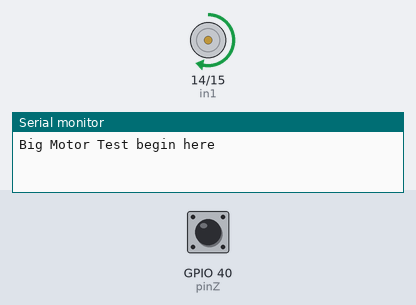
The sketch below on a simulated ESP32-S3. On the bench: motor-driver pin pairs drawn as motors (green arrow = first pin HIGH = forward, orange = second pin HIGH = backward, longer = more drive, scaled by the enable pin), the last lines printed to the serial monitor. The inputs (shaded band) are chosen by the test bench; at power-on: GPIO 40 (pinZ) HIGH.

Above: at 2.2 s.
2.3 s: GPIO 40 (pinZ) pulled LOW for 0.15 s
At 3.6 s:
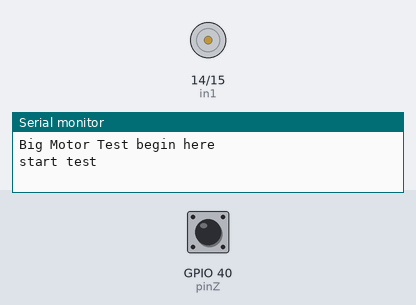
At 8.6 s:
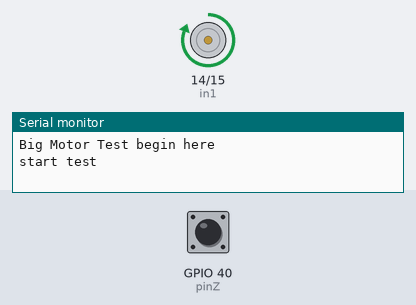
Timing chart, 0 to 10.1 s (numbered marks = the images above; inputs shaded):
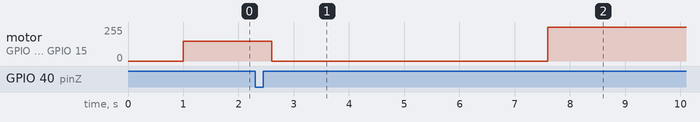

Measured:
- after the input at 2.3 s, motor on GPIO 14 (in1) / GPIO 15 (in2): forward 150/255 → stopped after 0.30 s, → forward 255/255 5.0 s later

The sketch:

SpeedTest_StoreMotor_Esp32_code_DEN_HER_VIRKER.ino
```cpp
//////////////////////////////////////////////////////////////////
///////////////////// Big Motor test ////////////////////////////
////////////////// ESP32-S3-DevkitM-1 //////////////////////////
///////////////////////////////////////////////////////////////

//encoder pin
static int pinZ = 40;  //Pin Z
//motor control pins
static int ENA_PIN = 13;  //enable pin controls the motor speed with PWM
static int in1 = 14;  // logic input 1
static int in2 = 15;  //logic input 2

// amount of rotations
volatile int rot = 0;

// timers
unsigned long oldTime = 0;
unsigned long newTime = 0;

void setup() {
  Serial.begin(9600);
  delay(1000);
  //Serial.print("here");
  pinMode(ENA_PIN, OUTPUT);
  pinMode(in1, OUTPUT);
  pinMode(in2, OUTPUT);
  digitalWrite(in1, HIGH);  //These pins control the rotational direction of the motor
  digitalWrite(in2, LOW);   // always just keep this bastard low, only here incase the code no worky-work

  pinMode(pinZ, INPUT_PULLUP); //interrupt pin
  attachInterrupt(digitalPinToInterrupt(pinZ), PinZ_R, RISING);

  Serial.println("Big Motor Test begin here");
}


void loop(){
rotateToZero();
fullSpeed();
delay(100000);
}

void rotateToZero() {
  rot = 0;
  analogWrite(ENA_PIN, 150); // rotate the motor slowly till we find a 0
  while (rot == 0) {   //waiting for the interrupt
  }
  analogWrite(ENA_PIN, 0); //stop motor
  Serial.println("start test");
  rot = 0;  // set rotations to 0
}

void fullSpeed() {  //the motor test
  delay(5000);
  oldTime = micros();
  analogWrite(ENA_PIN, 255); //full power baby
  while (rot <= 5) {      //wait for the rotation to hit 5, in total one full rotation
  }
  newTime = micros();
  analogWrite(ENA_PIN, 0);   // stop motor

  //print results
  Serial.print("Old time: ");
  Serial.println(oldTime);
  Serial.print("Time: ");
  Serial.println(newTime);
  Serial.print("Total time: ");
  Serial.println(newTime - oldTime);
}

void PinZ_R() {
  rot++;  // if we get an interrupt we add rotation
}
```
